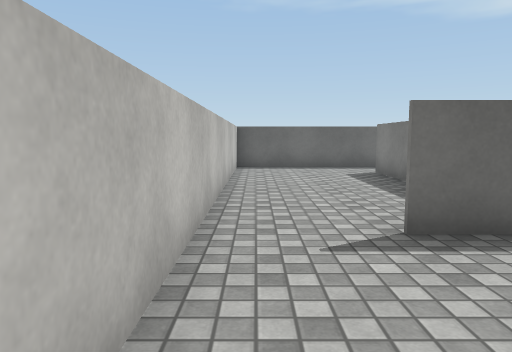
[1] (above)

24 first-person views from a walk through a 3-D level made in the Unity game engine. The camera is 1.2 m above the floor, tilts 6° down and sees 70° across. Doors are open. The floor is counted in squares, 1.2 m on a side. Each view is taken from the middle of a square. On the plan, view 1 faces up. The plan holds only what a view shows up to about 13 squares ahead; the rest is blank. The player character is not drawn. Some animated figures are not drawn. Some surface patterns are stand-ins.

[2]
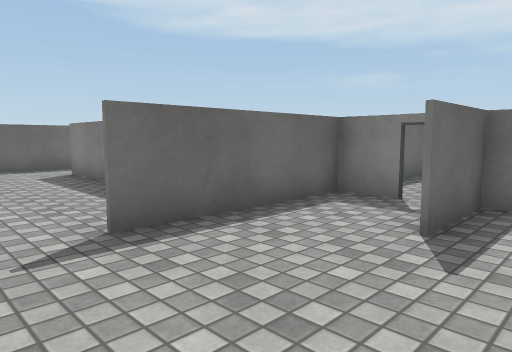

[3]
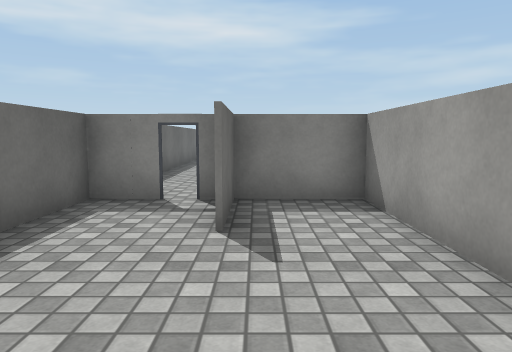

[4]
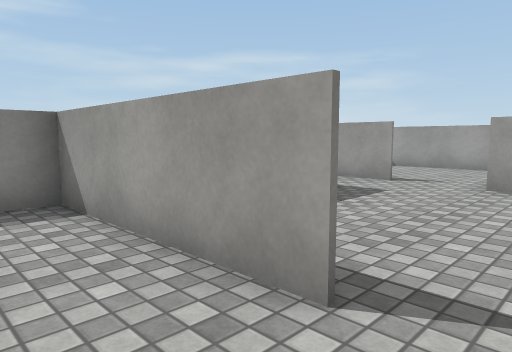

[5]
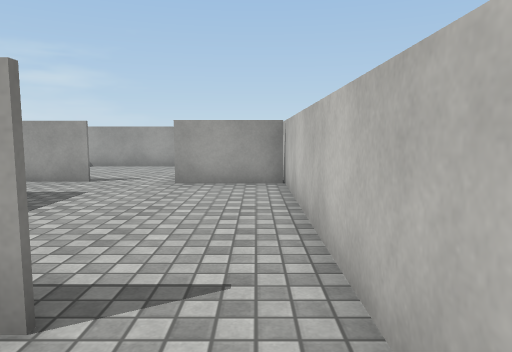

[6]
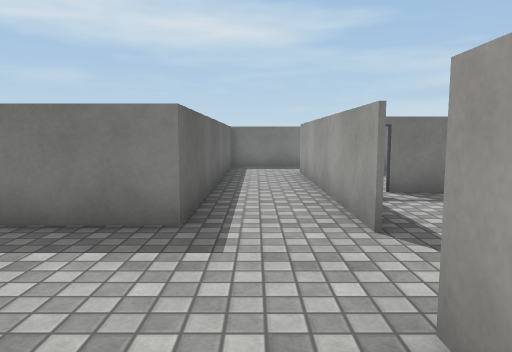

[7]
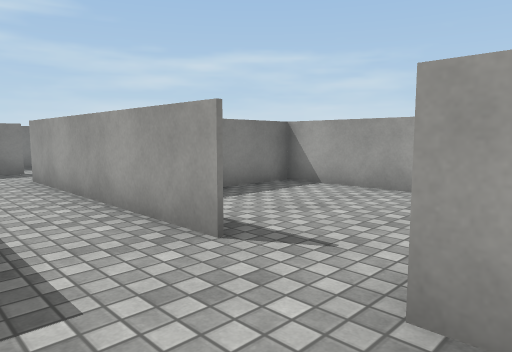

[8]
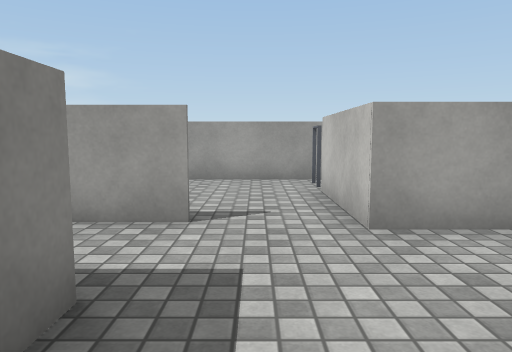

[9]
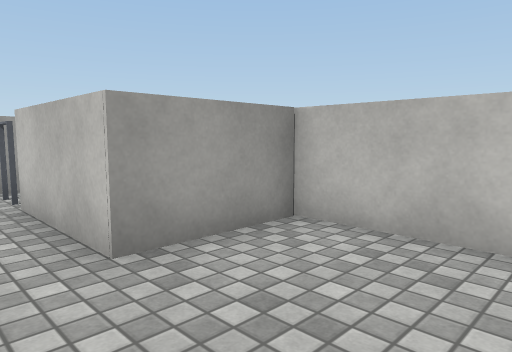

[10]
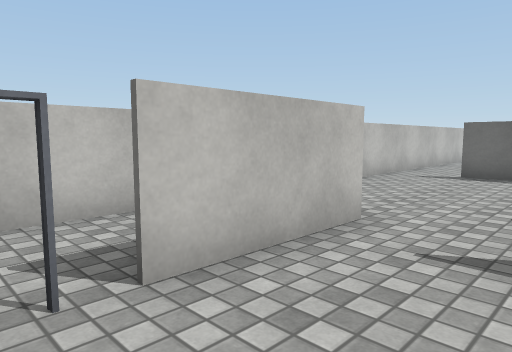

[11]
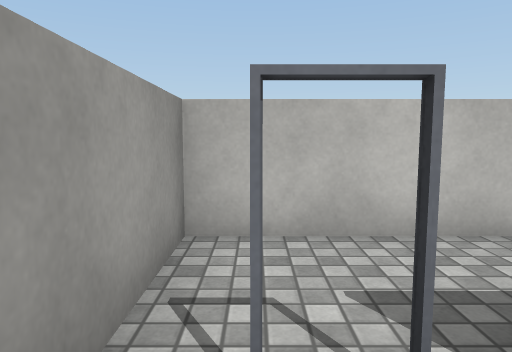

[12]
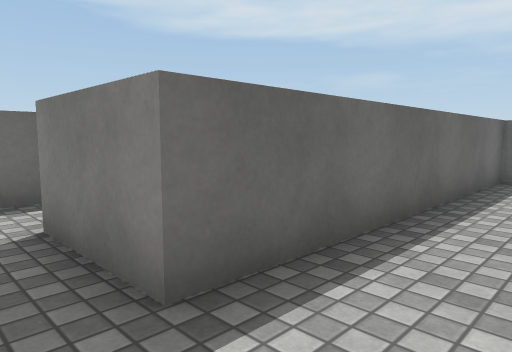

[13]
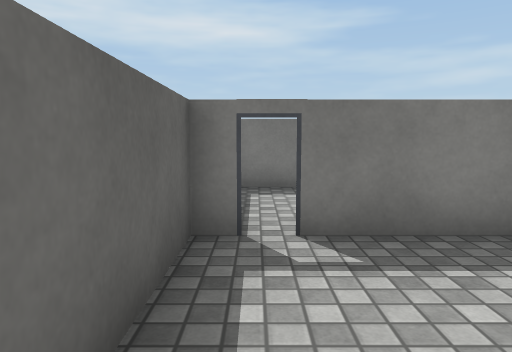

[14]
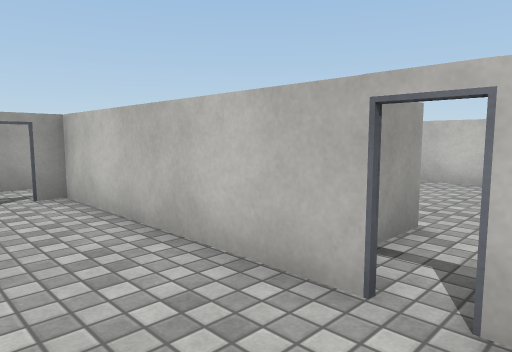

[15]
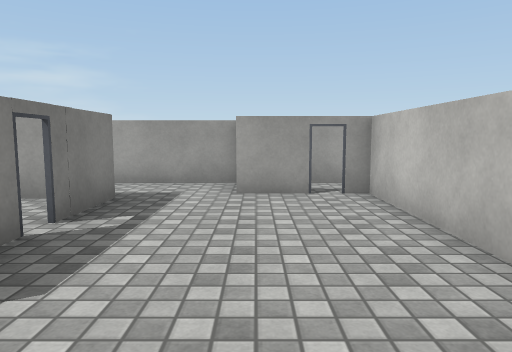

[16]
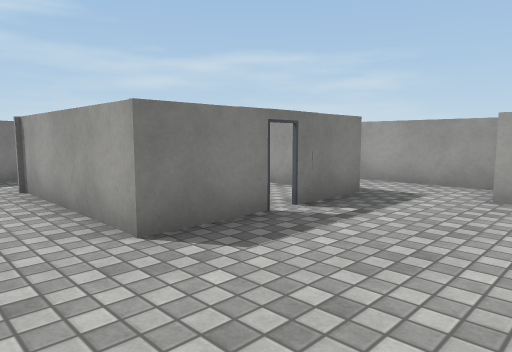

[17]
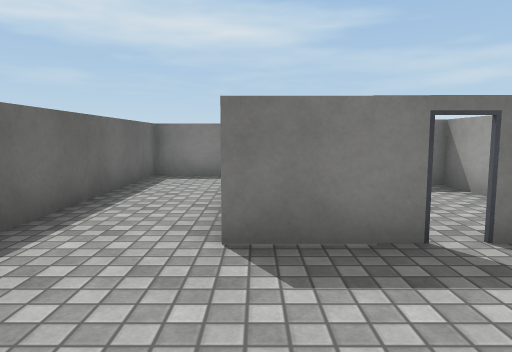

[18]
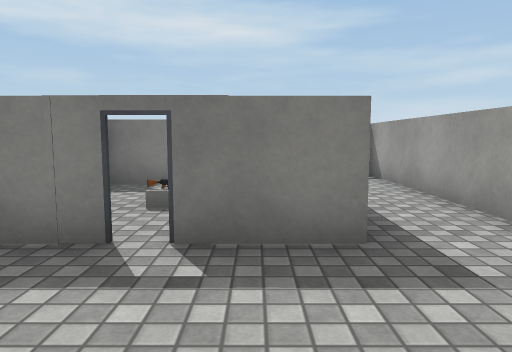

[19]
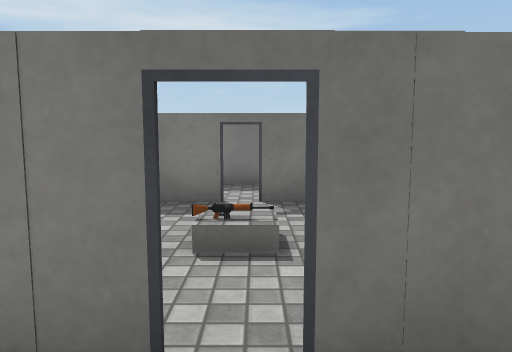

[20]
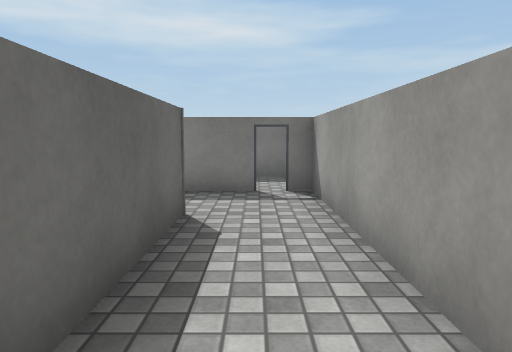

[21]
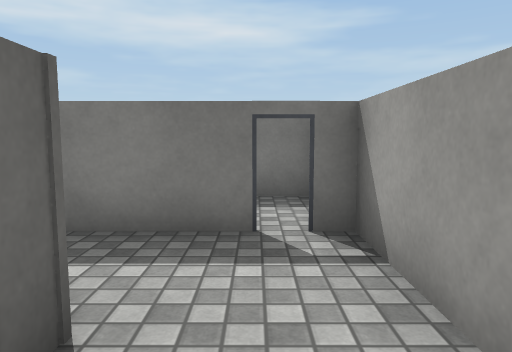

[22]
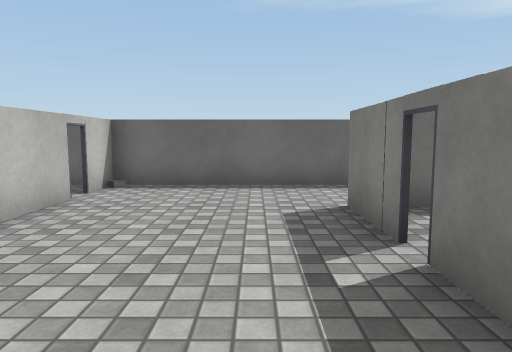

[23]
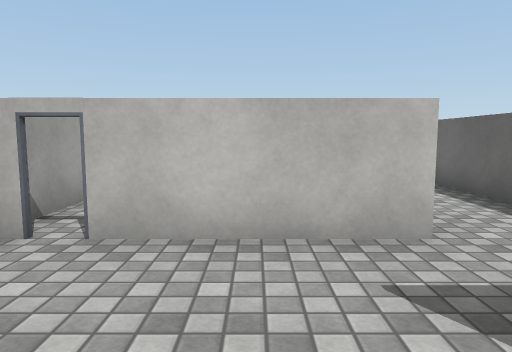

[24]
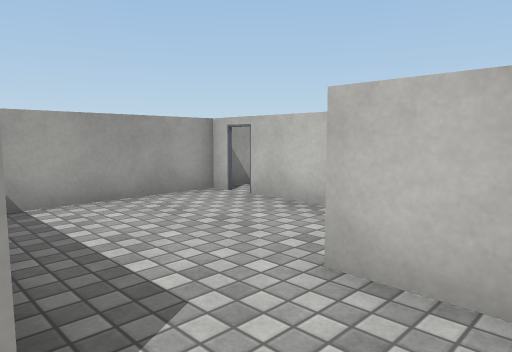

### Floor plan
Key: @ floor where view 1 was taken; # wall or solid block; . floor; D open door; T thing the floor can be seen under or through; O other object.
Columns run from 1 left of view 1 to 19 right of it. Each row starts with its distance up from view 1.
 13 ######
 12 #.....
 11 #.....
 10 #...##
  9 #...#
  8 #...#
  7 #...
  6 #...
  5 #...
  4 #..################
  3 #......#..........#
  2 #......D..........#
  1 #....###...######.#
  0 #@.....#...#....#.#
 -1 #..#####...D.O..D.#
 -2 #..... #...T....#.#
 -3 #....# #D..TTT###.#
 -4 #....# .D#........D.#
 -5 #....################
 -6 #.............# .
 -7 ####.#######..#.
 -8 #  #....D..#....#
 -9 #..#....T..#....
-10 #..D....T  #....
-11 #..D....# .D....
-12 ################

Where each view was taken, in squares from view 1:
view 1: 0 up, 0 right, facing up
view 2: 0 up, 0 right, facing up-right
view 3: 1 up, 0 right, facing right
view 4: 1 up, 0 right, facing down-right
view 5: 1 up, 0 right, facing down
view 6: 6 down, 0 right, facing right
view 7: 5 down, 1 right, facing down-right
view 8: 3 down, 3 right, facing down
view 9: 4 down, 3 right, facing down-left
view 10: 11 down, 4 right, facing up-left
view 11: 11 down, 3 right, facing left
view 12: 7 down, 3 right, facing up-right
view 13: 8 down, 3 right, facing right
view 14: 3 up, 8 right, facing down-left
view 15: 3 up, 8 right, facing down
view 16: 3 up, 7 right, facing down-right
view 17: 1 up, 7 right, facing right
view 18: 2 down, 7 right, facing right
view 19: 1 down, 9 right, facing right
view 20: 4 down, 10 right, facing right
view 21: 4 down, 13 right, facing right
view 22: 4 down, 9 right, facing up
view 23: 9 down, 14 right, facing left
view 24: 6 down, 15 right, facing down-left
